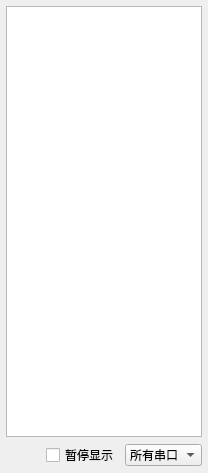
<?xml version="1.0" encoding="UTF-8"?>
<ui version="4.0">
 <class>frmRobotDebug2</class>
 <widget class="QWidget" name="frmRobotDebug2">
  <property name="geometry">
   <rect>
    <x>0</x>
    <y>0</y>
    <width>208</width>
    <height>473</height>
   </rect>
  </property>
  <property name="windowTitle">
   <string>Form</string>
  </property>
  <layout class="QVBoxLayout" name="verticalLayout_3">
   <property name="leftMargin">
    <number>0</number>
   </property>
   <property name="topMargin">
    <number>0</number>
   </property>
   <property name="rightMargin">
    <number>0</number>
   </property>
   <property name="bottomMargin">
    <number>0</number>
   </property>
   <item>
    <widget class="QWidget" name="widget" native="true">
     <property name="autoFillBackground">
      <bool>true</bool>
     </property>
     <layout class="QVBoxLayout" name="verticalLayout">
      <property name="spacing">
       <number>6</number>
      </property>
      <property name="leftMargin">
       <number>6</number>
      </property>
      <property name="topMargin">
       <number>6</number>
      </property>
      <property name="rightMargin">
       <number>6</number>
      </property>
      <property name="bottomMargin">
       <number>6</number>
      </property>
      <item>
       <widget class="QTextEdit" name="txtMain">
        <property name="readOnly">
         <bool>true</bool>
        </property>
       </widget>
      </item>
      <item>
       <layout class="QHBoxLayout" name="horizontalLayout">
        <property name="spacing">
         <number>6</number>
        </property>
        <item>
         <spacer name="horizontalSpacer">
          <property name="orientation">
           <enum>Qt::Horizontal</enum>
          </property>
          <property name="sizeHint" stdset="0">
           <size>
            <width>40</width>
            <height>20</height>
           </size>
          </property>
         </spacer>
        </item>
        <item>
         <widget class="QCheckBox" name="ckPause">
          <property name="text">
           <string>暂停显示</string>
          </property>
         </widget>
        </item>
        <item>
         <widget class="QComboBox" name="cboxPort">
          <item>
           <property name="text">
            <string>所有串口</string>
           </property>
          </item>
          <item>
           <property name="text">
            <string>串口A</string>
           </property>
          </item>
          <item>
           <property name="text">
            <string>串口B</string>
           </property>
          </item>
          <item>
           <property name="text">
            <string>串口C</string>
           </property>
          </item>
          <item>
           <property name="text">
            <string>串口D</string>
           </property>
          </item>
         </widget>
        </item>
       </layout>
      </item>
     </layout>
    </widget>
   </item>
  </layout>
 </widget>
 <resources/>
 <connections/>
</ui>
